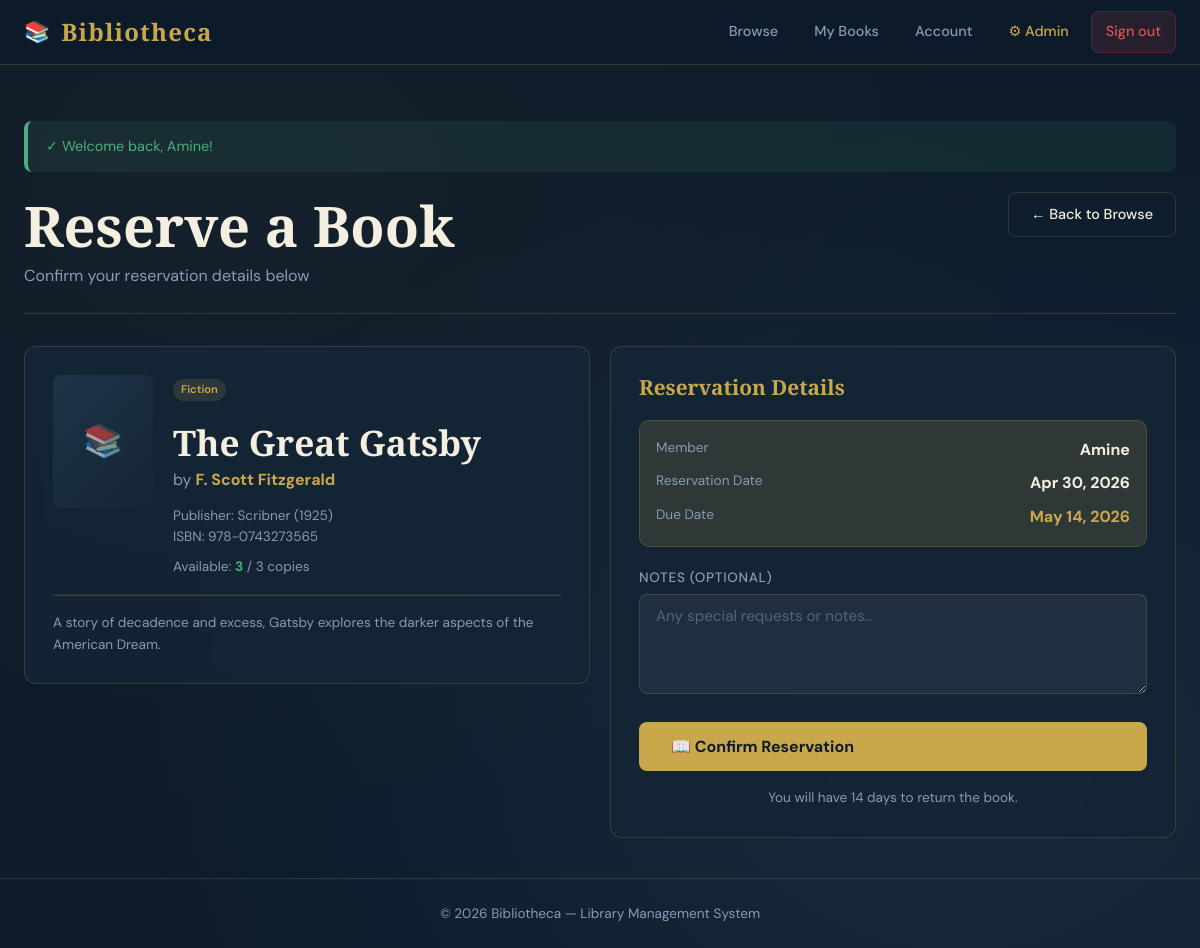
Screenshot of /user/reserve.php?id=1 (signed in) with the database file from the repository.
### tables this page shows
CREATE TABLE IF NOT EXISTS books (
    id INT AUTO_INCREMENT PRIMARY KEY,
    title VARCHAR(255) NOT NULL,
    author VARCHAR(150) NOT NULL,
    isbn VARCHAR(20),
    category_id INT,
    description TEXT,
    cover_image VARCHAR(255) DEFAULT 'default_cover.jpg',
    publisher VARCHAR(150),
    publication_year INT,
    total_copies INT DEFAULT 1,
    available_copies INT DEFAULT 1,
    added_at TIMESTAMP DEFAULT CURRENT_TIMESTAMP,
    updated_at TIMESTAMP DEFAULT CURRENT_TIMESTAMP ON UPDATE CURRENT_TIMESTAMP,
    FOREIGN KEY (category_id) REFERENCES categories(id) ON DELETE SET NULL
);

CREATE TABLE IF NOT EXISTS categories (
    id INT AUTO_INCREMENT PRIMARY KEY,
    name VARCHAR(100) NOT NULL UNIQUE,
    description TEXT
);

### user/reserve.php (the view, shortened to what this page needs)
<?php
$db    = getDB();
$id    = intval($_GET['id'] ?? 0);
$stmt  = $db->prepare("SELECT b.*, c.name AS category_name FROM books b LEFT JOIN categories c ON b.category_id = c.id WHERE b.id = ?");
$stmt->execute([$id]);
$book  = $stmt->fetch();
$check = $db->prepare("SELECT id FROM reservations WHERE user_id=? AND book_id=? AND status IN ('pending','active')");
$check->execute([$_SESSION['user_id'], $id]);
$existing = $check->fetch();
include __DIR__ . '/../includes/header.php';
?>
<div class="page-header">
    <div>
        <h1>Reserve a Book</h1>
        <p class="page-subtitle">Confirm your reservation details below</p>
    </div>
    <a href="dashboard.php" class="btn btn-outline">← Back to Browse</a>
</div>
<div class="grid-2" style="align-items:start;">
    <div class="card">
        <div style="display:flex;gap:20px;align-items:flex-start;">
            <div style="width:100px;flex-shrink:0;">
                <div class="book-cover" style="border-radius:8px;min-height:130px;">
                    <?php if ($book['cover_image'] && $book['cover_image'] !== 'default_cover.jpg'): ?>
                        <img src="<?= SITE_URL ?>/uploads/covers/<?= htmlspecialchars($book['cover_image']) ?>" alt="cover">
                    <?php else: ?>
                        <div class="book-cover-placeholder" style="font-size:2rem;">📚</div>
                    <?php endif; ?>
                </div>
            </div>
            <div>
                <?php if ($book['category_name']): ?>
                    <span class="book-category"><?= htmlspecialchars($book['category_name']) ?></span>
                <?php endif; ?>
                <h2 style="margin:8px 0 4px;"><?= htmlspecialchars($book['title']) ?></h2>
                <p style="margin:0 0 12px;">by <strong class="text-gold"><?= htmlspecialchars($book['author']) ?></strong></p>
                <?php if ($book['publisher']): ?>
                    <p class="fs-sm">Publisher: <?= htmlspecialchars($book['publisher']) ?><?= $book['publication_year'] ? ' (' . $book['publication_year'] . ')' : '' ?></p>
                <?php endif; ?>
                <?php if ($book['isbn']): ?>
                    <p class="fs-sm">ISBN: <?= htmlspecialchars($book['isbn']) ?></p>
                <?php endif; ?>
                <p class="fs-sm mt-1">
                    Available: <span class="text-success fw-bold"><?= $book['available_copies'] ?></span> /
                    <?= $book['total_copies'] ?> copies
                </p>
            </div>
        </div>
        <?php if ($book['description']): ?>
            <hr style="border-color:var(--border);margin:16px 0;">
            <p class="fs-sm"><?= nl2br(htmlspecialchars($book['description'])) ?></p>
        <?php endif; ?>
    </div>
    <div class="card">
        <h3 style="margin-bottom:20px;" class="text-gold">Reservation Details</h3>
        <?php if ($existing): ?>
            <div class="alert alert-warning">⚠ You already have an active reservation for this book.</div>
            <a href="my-reservations.php" class="btn btn-outline w-100">View My Reservations</a>
        <?php elseif ($book['available_copies'] < 1): ?>
            <div class="alert alert-danger">✕ This book is currently unavailable.</div>
        <?php else: ?>
            <div style="background:var(--gold-dim);border:1px solid var(--border);border-radius:10px;padding:16px;margin-bottom:20px;">
                <div style="display:flex;justify-content:space-between;margin-bottom:8px;">
                    <span class="text-muted fs-sm">Member</span>
                    <span class="fw-bold"><?= htmlspecialchars($_SESSION['full_name']) ?></span>
                </div>
                <div style="display:flex;justify-content:space-between;margin-bottom:8px;">
                    <span class="text-muted fs-sm">Reservation Date</span>
                    <span class="fw-bold"><?= date('M j, Y') ?></span>
                </div>
                <div style="display:flex;justify-content:space-between;">
                    <span class="text-muted fs-sm">Due Date</span>
                    <span class="fw-bold text-gold"><?= date('M j, Y', strtotime('+' . MAX_BORROW_DAYS . ' days')) ?></span>
                </div>
            </div>
            <form method="POST">
                <div class="form-group">
                    <label class="form-label">Notes (optional)</label>
                    <textarea name="notes" class="form-control" placeholder="Any special requests or notes…" rows="3"></textarea>
                </div>
                <button type="submit" class="btn btn-primary btn-lg w-100">
                    📖 Confirm Reservation
                </button>
            </form>
            <p class="text-center text-muted fs-sm mt-2">
                You will have <?= MAX_BORROW_DAYS ?> days to return the book.
            </p>
        <?php endif; ?>
    </div>
</div>
<?php include __DIR__ . '/../includes/footer.php'; ?>

### assets/css/style.css (style rules this page uses)
:root { --navy: #0d1b2a; --navy-light: #152536; --navy-mid: #1e3448; --gold: #c9a84c; --gold-light: #e8c97e; --gold-dim: rgba(201,168,76,0.15); --cream: #f5efe0; --cream-dim: rgba(245,239,224,0.07); --white: #ffffff; --text-muted: #8a9ab5; --danger: #e05252; --success: #4caf7d; --warning: #f0a500; --border: rgba(201,168,76,0.2); --card-bg: rgba(21,37,54,0.9); --shadow: 0 4px 24px rgba(0,0,0,0.4); --radius: 12px; }
*, *::before, *::after { box-sizing: border-box; margin: 0; padding: 0; }
html { scroll-behavior: smooth; }
body { font-family: 'DM Sans', sans-serif; background-color: var(--navy); color: var(--cream); min-height: 100vh; line-height: 1.6; background-image: radial-gradient(ellipse at 20% 20%, rgba(201,168,76,0.04) 0%, transparent 60%), radial-gradient(ellipse at 80% 80%, rgba(30,52,72,0.6) 0%, transparent 60%); }
h1, h2, h3, h4 { font-family: 'Playfair Display', serif; line-height: 1.2; }
h1 { font-size: clamp(2rem, 5vw, 3.5rem); font-weight: 900; }
h2 { font-size: clamp(1.5rem, 3vw, 2.2rem); font-weight: 700; }
h3 { font-size: 1.3rem; }
p { color: var(--text-muted); }
a { color: var(--gold); text-decoration: none; transition: color 0.2s; }
.card { background: var(--card-bg); border: 1px solid var(--border); border-radius: var(--radius); padding: 28px; backdrop-filter: blur(8px); }
.btn { display: inline-flex; align-items: center; gap: 8px; padding: 10px 22px; border-radius: 8px; font-family: 'DM Sans', sans-serif; font-size: 0.9rem; font-weight: 500; border: none; cursor: pointer; transition: all 0.2s; text-decoration: none; }
.btn-primary { background: var(--gold); color: var(--navy); font-weight: 700; }
.btn-outline { background: transparent; border: 1px solid var(--border); color: var(--cream); }
.btn-lg { padding: 14px 32px; font-size: 1rem; }
.form-group { margin-bottom: 20px; }
.form-label { display: block; margin-bottom: 6px; font-size: 0.85rem; font-weight: 500; color: var(--text-muted); letter-spacing: 0.05em; text-transform: uppercase; }
.form-control { width: 100%; padding: 11px 16px; background: rgba(255,255,255,0.05); border: 1px solid var(--border); border-radius: 8px; color: var(--cream); font-family: 'DM Sans', sans-serif; font-size: 0.95rem; transition: border-color 0.2s, background 0.2s; outline: none; }
.form-control::placeholder { color: rgba(138,154,181,0.5); }
textarea.form-control { resize: vertical; min-height: 100px; }
.book-cover { width: 100%; aspect-ratio: 3/4; background: linear-gradient(135deg, var(--navy-mid), var(--navy-light)); display: flex; align-items: center; justify-content: center; font-size: 3rem; position: relative; overflow: hidden; }
.book-cover-placeholder { display: flex; flex-direction: column; align-items: center; justify-content: center; gap: 8px; color: var(--gold); opacity: 0.6; font-size: 2.5rem; }
.book-category { display: inline-block; font-size: 0.7rem; padding: 2px 8px; border-radius: 20px; background: var(--gold-dim); color: var(--gold); font-weight: 600; margin-bottom: 12px; }
.page-header { margin-bottom: 32px; padding-bottom: 24px; border-bottom: 1px solid var(--border); display: flex; align-items: flex-start; justify-content: space-between; flex-wrap: wrap; gap: 16px; }
.page-header h1 { color: var(--cream); }
.page-subtitle { font-size: 1rem; color: var(--text-muted); margin-top: 4px; }
.text-gold { color: var(--gold); }
.text-muted { color: var(--text-muted); }
.text-success { color: var(--success); }
.text-center { text-align: center; }
.mt-1 { margin-top: 8px; }
.mt-2 { margin-top: 16px; }
.fw-bold { font-weight: 700; }
.fs-sm { font-size: 0.85rem; }
.w-100 { width: 100%; }
.grid-2 { display: grid; grid-template-columns: 1fr 1fr; gap: 20px; }

### rows the page displays
books: category.name "Fiction", title "The Great Gatsby", author "F. Scott Fitzgerald", publisher "Scribner", publication_year "1925", isbn "978-0743273565", available_copies "3", total_copies "3", description "A story of decadence and excess, Gatsby explores the darker aspects of the American Dream."

### other values shown
$siteName "Bibliotheca"
$flash['message'] "Welcome back, Amine!"
$_SESSION['full_name'] "Amine"
date('M j, Y', strtotime('+' . MAX_BORROW_DAYS . ' days')) "May 14, 2026"
MAX_BORROW_DAYS "14"
SITE_NAME "Bibliotheca"
